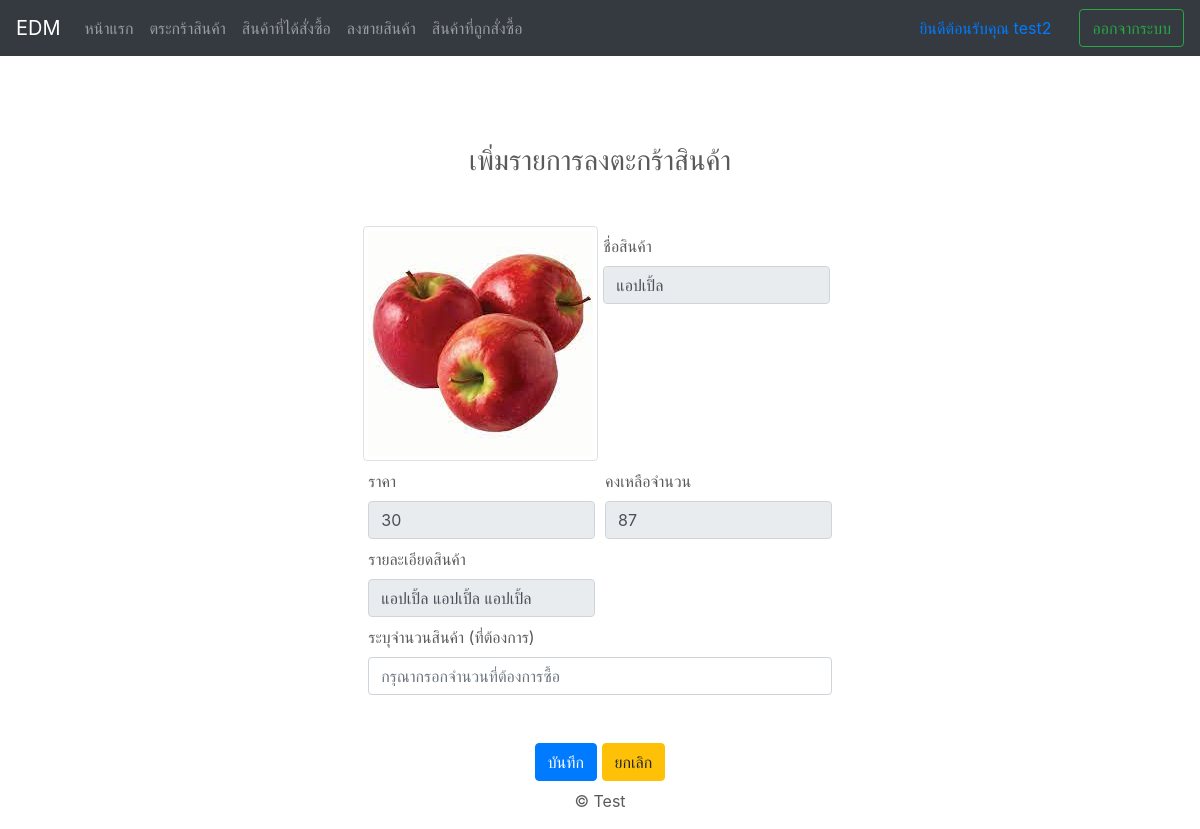
/addbasket.php?ID=6 (signed in), run on the app's committed database.
### tables this page shows
CREATE TABLE `product` (
  `product_ID` int(11) NOT NULL COMMENT 'รหัสสินค้า(pk)',
  `product_name` text NOT NULL COMMENT 'ชื่อ',
  `product_price` double NOT NULL COMMENT 'ราคา',
  `product_amout` int(11) NOT NULL COMMENT 'จำนวน',
  `product_details` text NOT NULL COMMENT 'รายละเอียดสินค้า',
  `product_file_path` text NOT NULL COMMENT 'ที่อยู่รูปสินค้า',
  `UserID` int(11) NOT NULL COMMENT 'userid(fk)',
  `poston` datetime NOT NULL COMMENT 'วันเวลา'
);

### Service/Auto.php (called while the page is built, shortened)
<?php
include_once "cons.php";
include_once "Genaral.php";
$genaral = new Genaral($cons);
?>

### Service/Genaral.php (called while the page is built, shortened)
<?php
 class Genaral {
    public function GetProduct($ID){
        global $connect;
        $stmt =$this->$connect->prepare("SELECT `product_ID`, `product_name`, `product_price`, `product_amout`, `product_file_path` ,`product_details`, `poston`,user.GrouplistiD FROM `product`inner join user on user.UserID = product.UserID      where `product_ID`=? ");
        $stmt->bind_param("s" , $ID);
        $stmt -> execute();
        $result = $stmt->get_result();
        if($result->num_rows==0){
            $resultstatus =   array(
                "status" => false,
                "data" => array(),
            );
            $stmt -> close();
            return  $resultstatus;
        }else{
            $resultstatus =   array(
                "status" => true,
                "data" => $result->fetch_array(MYSQLI_ASSOC),
            );
            return  $resultstatus;
        }
    }
 }
?>

### addbasket.php (the view, shortened to what this page needs)
<?php
include_once "./Service/Auto.php";
$result = $genaral->GetProduct($_GET["ID"]);
?>
<!DOCTYPE html>
<html lang="en">
  <head>
    <link href="./assets/css/bootstrap.min.css" rel="stylesheet" />
    <link href="./assets/css/carousel.css" rel="stylesheet" />
  </head>
 <body>
    <?php include_once('./Layout/navbar.php') ?>
    <h5 class="card-title text-center h3 mb-5 pt-5 mt-5">เพิ่มรายการลงตะกร้าสินค้า</h5>
      <div class="row justify-content-center mr-2 ml-2 ">
        <div class="col-sm-12 col-md-5  ">
            <form action="./Event/Addbasket.php?ID=<?php echo $result["data"]["product_ID"]?>&GrouplistiD=<?php echo $result["data"]["GrouplistiD"]?>" method="post">
                <div class="form-row">
                <img src="./Event/Photos/Product/<?php echo $result["data"]["product_file_path"] ;?>" class="img-thumbnail"  >
                <div class="col-sm-12 col-md-6 mt-2">
                        <label for="nameproduct">ชื่อสินค้า</label>
                        <input type="text" disabled  value="<?php echo $result["data"]["product_name"] ;?>" class="form-control" placeholder="กรุณากรอกชื่อสินค้า">
                    </div>
                    <div class="col-sm-12 col-md-6 mt-2">
                        <label for="prict">ราคา</label>
                        <input type="number" disabled value="<?php echo $result["data"]["product_price"] ;?>"  class="form-control" placeholder="กรุณากรอกราคา">
                      </div>
                    <div class="col-sm-12 col-md-6 mt-2">
                        <label for="totalproduct">คงเหลือจำนวน</label>
                        <input type="number" disabled value="<?php echo $result["data"]["product_amout"] ;?>"   class="form-control" placeholder="กรุณากรอกจำนวนสินค้า">
                    </div>
                    <div class="col-sm-12 col-md-6 mt-2">
                        <label for="detailproduct">รายละเอียดสินค้า</label>
                        <input type="text" disabled value="<?php echo $result["data"]["product_details"] ;?>"  class="form-control" placeholder="กรุณากรอกรายละเอียดสินค้า">
                    </div>
                    <div class="col-sm-12 col-md-12 mt-2">
                        <label for="totalbuy">ระบุจํานวนสินค้า (ที่ต้องการ)</label>
                        <input type="number"  require   min="1" max="<?php echo $result["data"]["product_amout"] ;?>" name="totalbuy" class="form-control" placeholder="กรุณากรอกจำนวนที่ต้องการซื้อ">
                    </div>
                </div>
                <div class="form-row mt-5">
                    <div class="col text-center">
                        <button type="submit" class="btn btn-primary">บันทึก</button>
                        <a href="productlist.php?ID=<?php echo $result["data"]["GrouplistiD"] ; ?>" class="btn btn-warning">ยกเลิก</a>
                    </div>
                </div>
            </form>
        </div>
    </div>
    <footer class="footer fixed-bottom text-center">
       <p>
         &copy; Test
       </p>
     </footer>
</body>

### assets/css/carousel.css (style rules this page uses)
body { padding-top: 3rem; padding-bottom: 3rem; color: #5a5a5a; }

### data on the page
product: product_file_path (picture), product_name "แอปเปิ้ล", product_price "30", product_amout "87", product_details "แอปเปิ้ล แอปเปิ้ล แอปเปิ้ล"

### other printed values
$_SESSION["name"] "test2"
